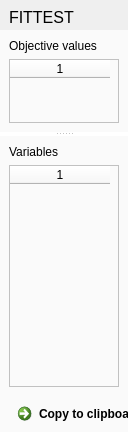
                      <widget class="QWidget" name="scrollAreaWidgetContents_4">
                       <property name="geometry">
                        <rect>
                         <x>0</x>
                         <y>0</y>
                         <width>128</width>
                         <height>432</height>
                        </rect>
                       </property>
                       <layout class="QVBoxLayout" name="verticalLayout_5">
                        <property name="spacing">
                         <number>0</number>
                        </property>
                        <property name="margin">
                         <number>0</number>
                        </property>
                        <item>
                         <widget class="QFrame" name="frame_5">
                          <property name="frameShape">
                           <enum>QFrame::NoFrame</enum>
                          </property>
                          <property name="frameShadow">
                           <enum>QFrame::Raised</enum>
                          </property>
                          <layout class="QVBoxLayout" name="verticalLayout_6">
                           <property name="spacing">
                            <number>0</number>
                           </property>
                           <property name="margin">
                            <number>0</number>
                           </property>
                           <item>
                            <widget class="QLabel" name="plot_selection_label">
                             <property name="minimumSize">
                              <size>
                               <width>0</width>
                               <height>30</height>
                              </size>
                             </property>
                             <property name="maximumSize">
                              <size>
                               <width>16777215</width>
                               <height>30</height>
                              </size>
                             </property>
                             <property name="baseSize">
                              <size>
                               <width>0</width>
                               <height>30</height>
                              </size>
                             </property>
                             <property name="font">
                              <font>
                               <pointsize>12</pointsize>
                              </font>
                             </property>
                             <property name="styleSheet">
                              <string notr="true">margin-left:5px;margin-top:5px</string>
                             </property>
                             <property name="text">
                              <string>FITTEST</string>
                             </property>
                            </widget>
                           </item>
                           <item>
                            <widget class="QFrame" name="frame_12">
                             <property name="frameShape">
                              <enum>QFrame::NoFrame</enum>
                             </property>
                             <property name="frameShadow">
                              <enum>QFrame::Raised</enum>
                             </property>
                             <layout class="QHBoxLayout" name="horizontalLayout_11">
                              <property name="spacing">
                               <number>0</number>
                              </property>
                              <property name="margin">
                               <number>0</number>
                              </property>
                              <item>
                               <widget class="QSplitter" name="splitter_4">
                                <property name="styleSheet">
                                 <string notr="true">background-color:white</string>
                                </property>
                                <property name="orientation">
                                 <enum>Qt::Vertical</enum>
                                </property>
                                <widget class="QFrame" name="frame_14">
                                 <property name="minimumSize">
                                  <size>
                                   <width>0</width>
                                   <height>100</height>
                                  </size>
                                 </property>
                                 <property name="baseSize">
                                  <size>
                                   <width>0</width>
                                   <height>100</height>
                                  </size>
                                 </property>
                                 <property name="styleSheet">
                                  <string notr="true">background-color:#FAFAFA</string>
                                 </property>
                                 <property name="frameShape">
                                  <enum>QFrame::NoFrame</enum>
                                 </property>
                                 <property name="frameShadow">
                                  <enum>QFrame::Raised</enum>
                                 </property>
                                 <layout class="QVBoxLayout" name="verticalLayout_7">
                                  <item>
                                   <widget class="QLabel" name="label_12">
                                    <property name="text">
                                     <string>Objective values</string>
                                    </property>
                                   </widget>
                                  </item>
                                  <item>
                                   <widget class="QTableWidget" name="objectives_list">
                                    <property name="columnCount">
                                     <number>1</number>
                                    </property>
                                    <column/>
                                   </widget>
                                  </item>
                                 </layout>
                                </widget>
                                <widget class="QFrame" name="frame_15">
                                 <property name="minimumSize">
                                  <size>
                                   <width>0</width>
                                   <height>260</height>
                                  </size>
                                 </property>
                                 <property name="baseSize">
                                  <size>
                                   <width>0</width>
                                   <height>260</height>
                                  </size>
                                 </property>
                                 <property name="styleSheet">
                                  <string notr="true">background-color:#FAFAFA</string>
                                 </property>
                                 <property name="frameShape">
                                  <enum>QFrame::NoFrame</enum>
                                 </property>
                                 <property name="frameShadow">
                                  <enum>QFrame::Raised</enum>
                                 </property>
                                 <layout class="QVBoxLayout" name="verticalLayout_9">
                                  <item>
                                   <widget class="QLabel" name="label_13">
                                    <property name="text">
                                     <string>Variables</string>
                                    </property>
                                   </widget>
                                  </item>
                                  <item>
                                   <widget class="QTableWidget" name="variables_list">
                                    <property name="columnCount">
                                     <number>1</number>
                                    </property>
                                    <attribute name="horizontalHeaderCascadingSectionResizes">
                                     <bool>false</bool>
                                    </attribute>
                                    <column/>
                                   </widget>
                                  </item>
                                 </layout>
                                </widget>
                               </widget>
                              </item>
                             </layout>
                            </widget>
                           </item>
                          </layout>
                         </widget>
                        </item>
                        <item>
                         <widget class="QFrame" name="frame_8">
                          <property name="minimumSize">
                           <size>
                            <width>0</width>
                            <height>36</height>
                           </size>
                          </property>
                          <property name="maximumSize">
                           <size>
                            <width>16777215</width>
                            <height>36</height>
                           </size>
                          </property>
                          <property name="styleSheet">
                           <string notr="true">background-color:#FAFAFA</string>
                          </property>
                          <property name="frameShape">
                           <enum>QFrame::NoFrame</enum>
                          </property>
                          <property name="frameShadow">
                           <enum>QFrame::Raised</enum>
                          </property>
                          <widget class="QCommandLinkButton" name="copy_to_clipboard_button">
                           <property name="geometry">
                            <rect>
                             <x>10</x>
                             <y>0</y>
                             <width>185</width>
                             <height>41</height>
                            </rect>
                           </property>
                           <property name="text">
                            <string>Copy to clipboard</string>
                           </property>
                          </widget>
                         </widget>
                        </item>
                       </layout>
                      </widget>
